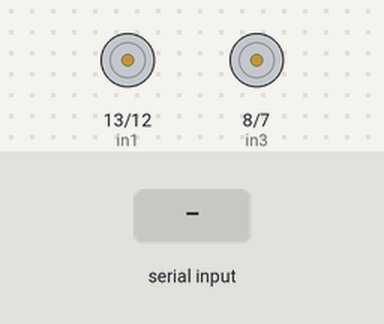
Bench run of a sketch on a simulated Arduino Uno, built with avr-gcc and run on an emulated ATmega328P. Parts: motor-driver pin pairs drawn as motors (green arrow = first pin HIGH = forward, orange = second pin HIGH = backward, longer = more drive, scaled by the enable pin). The inputs (shaded band) are chosen by the test bench.

Above: at 1.2 s.
1.3 s: "w" received over Serial
At 2.4 s:
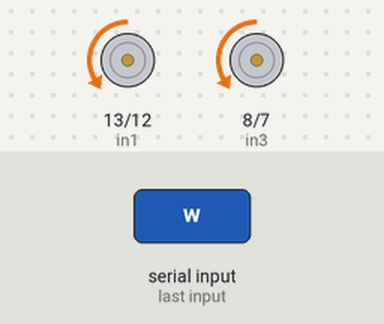
2.8 s: "s" received over Serial
At 3.5 s:
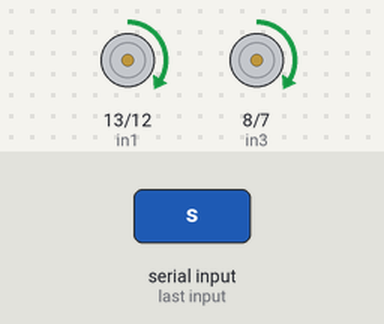
4.3 s: "a" received over Serial
At 4.6 s:
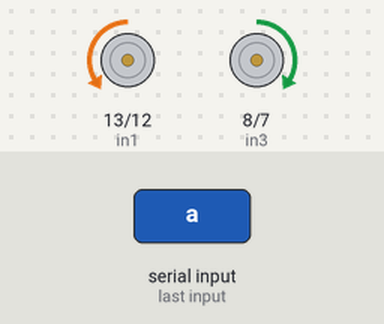
5.8 s: "d" received over Serial
At 7.0 s:
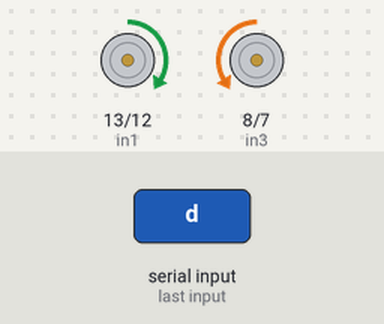
7.3 s: "q" received over Serial
At 8.1 s:
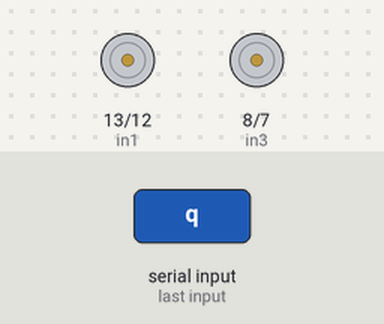
Timing chart, 0 to 9.8 s (numbered marks = the images above; inputs shaded):
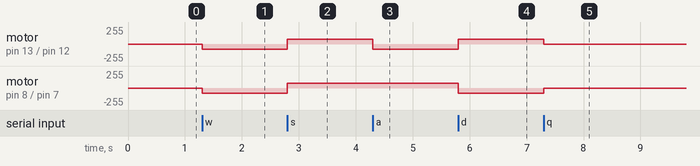

The sketch:

CambioPotencia.ino
```cpp
#define in1 13
#define in2 12
#define in3 8
#define in4 7
#define ENA 10
#define ENB 11
int input;
int potenciaA = 75;
int potenciaB = 75;
void setup() {
  // put your setup code here, to run once:
  pinMode(in1, OUTPUT);
  pinMode(in2, OUTPUT);
  pinMode(in3, OUTPUT);
  pinMode(in4, OUTPUT);
  pinMode(ENA, OUTPUT);
  pinMode(ENB, OUTPUT);
  Serial.begin(9600);
}

void loop() {
 // Motor A HL --> Adelante
  if (Serial.available()>0){

    input=Serial.read();

 //avanzar w
    if (input=='w'){
  digitalWrite(in1,LOW);
  digitalWrite(in2,HIGH);
  analogWrite(ENA , potenciaA);
  digitalWrite(in3,LOW);
  digitalWrite(in4,HIGH);
  analogWrite(ENB , potenciaB);
  }

 //retroceder : s
 if (input=='s'){
  digitalWrite(in1,HIGH);
  digitalWrite(in2,LOW);
  analogWrite(ENA , potenciaA);
  digitalWrite(in3,HIGH);
  digitalWrite(in4,LOW);
  analogWrite(ENB , potenciaB);
}
//giro derehca: d
if (input=='a') {
  digitalWrite(in1,LOW);
  digitalWrite(in2,HIGH);
  analogWrite(ENA , potenciaA);
  digitalWrite(in3,HIGH);
  digitalWrite(in4,LOW);
  analogWrite(ENB , potenciaB);
}
//giro izquierda: a
if (input=='d') {
  digitalWrite(in1,HIGH);
  digitalWrite(in2,LOW);
  analogWrite(ENA , potenciaA);
  digitalWrite(in3,LOW);
  digitalWrite(in4,HIGH);
  analogWrite(ENB , potenciaB);
}
//frenar: q
if (input=='q') {
  analogWrite(ENB , 0);
  analogWrite(ENA , 0);
}
//subirVel : +
if (input=='+'){
  if (potenciaA < 240)
  {
    potenciaA += 20;
    potenciaB += 20;
  }
}
if (input=='-'){
  if (potenciaA > 80)
  {
    potenciaA -= 20;
    potenciaB -= 20;
  }
}
}
}
```

Measured:
- after the input at 1.3 s, motor on pin 13 (in1) / pin 12 (in2), motor on pin 8 (in3) / pin 7 (in4): stopped → backward 75/255 at once
- after the input at 2.8 s, motor on pin 13 (in1) / pin 12 (in2), motor on pin 8 (in3) / pin 7 (in4): backward 75/255 → forward 75/255 at once
- after the input at 4.3 s, motor on pin 13 (in1) / pin 12 (in2): forward 75/255 → backward 75/255 at once
- after the input at 5.8 s, motor on pin 13 (in1) / pin 12 (in2): backward 75/255 → forward 75/255 at once; motor on pin 8 (in3) / pin 7 (in4): forward 75/255 → backward 75/255 at once
- after the input at 7.3 s, motor on pin 13 (in1) / pin 12 (in2): forward 75/255 → stopped at once; motor on pin 8 (in3) / pin 7 (in4): backward 75/255 → stopped at once
